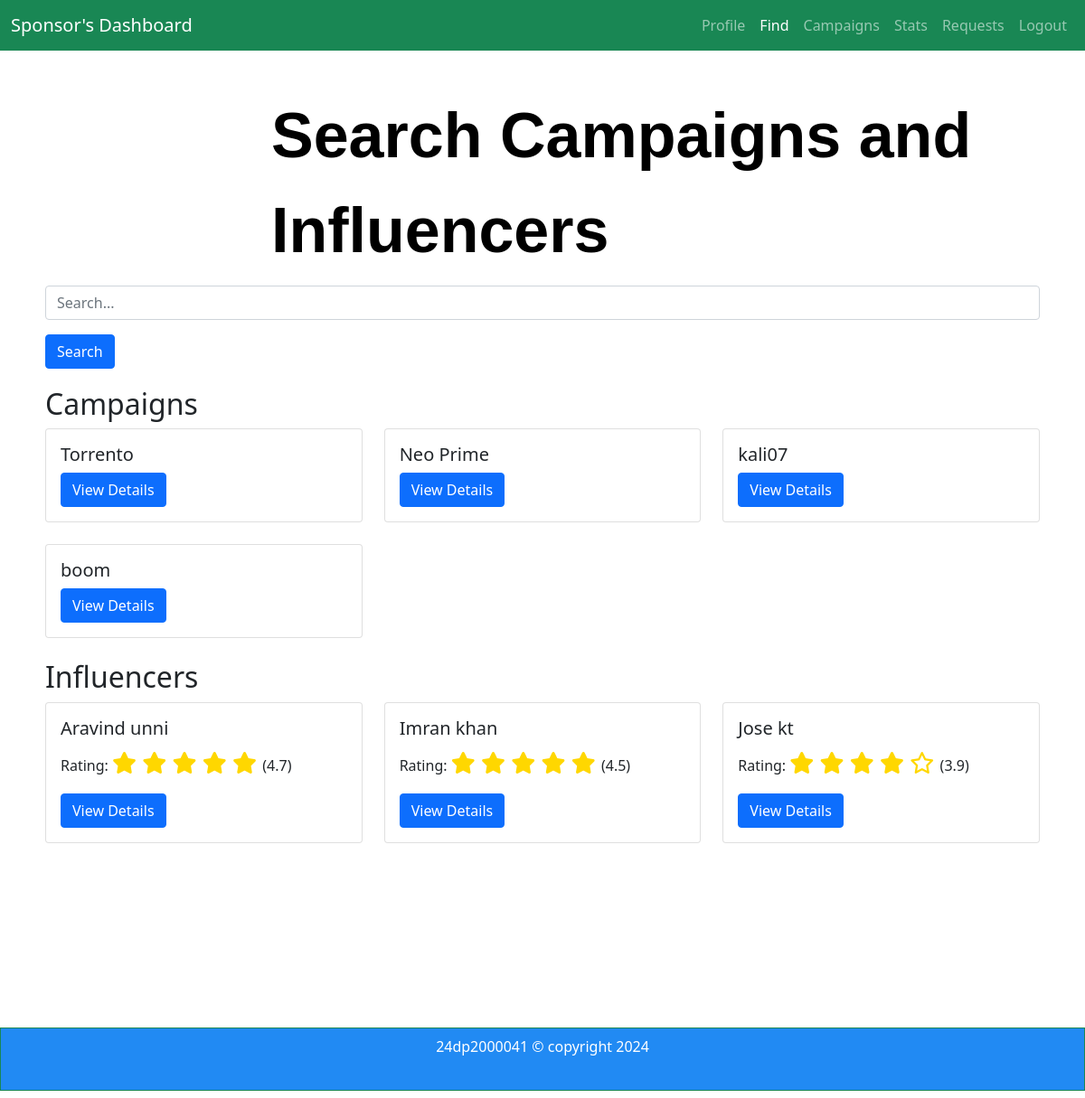
The page /find_sponsor (signed in) on the database as committed earlier.
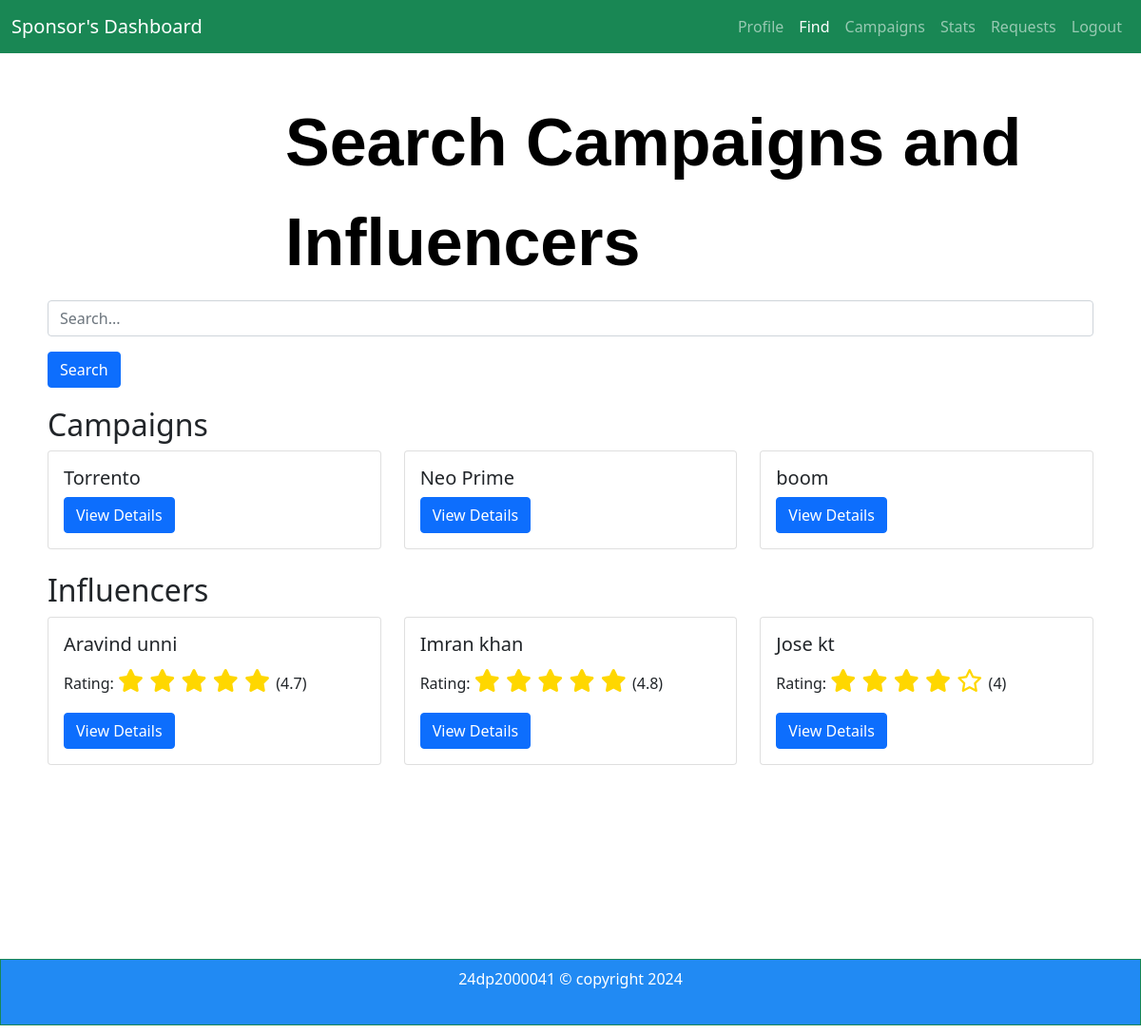
The same page on the database as committed later.
### app.py (models this page shows, shortened)
class Campaign(db.Model):
    id = db.Column(db.Integer, primary_key=True, autoincrement=True)
    name = db.Column(db.String(64), index=True)
    description = db.Column(db.String(256))
    start_date = db.Column(db.Date)
    end_date = db.Column(db.Date)
    budget = db.Column(db.Float)
    visibility = db.Column(db.String(64))
    goals = db.Column(db.String(256))
    sponsor_id = db.Column(db.Integer, db.ForeignKey('user.id'))

class User(db.Model, UserMixin):
    id = db.Column(db.Integer, primary_key=True)
    fname = db.Column(db.String(50), nullable=False)
    lname = db.Column(db.String(50), nullable=False)
    email = db.Column(db.String(100), unique=True, nullable=False)
    password = db.Column(db.String(200), nullable=False)
    category = db.Column(db.String(50), nullable=False)
    role = db.Column(db.String(50), nullable=False)
    info = db.Column(db.Text, nullable=True)
    profile_pic = db.Column(db.String(100), default='default.jpeg')
    rating = db.Column(db.Integer)
    earnings = db.Column(db.Float)
    @property
    def is_active(self):
        return True

### app.py (the view)
@app.route('/find_sponsor', methods=['GET', 'POST'])
@login_required
def find_sponsor():
    search_query = request.args.get('search', '')
    if search_query:
        campaigns = Campaign.query.filter(
            Campaign.name.ilike(f'%{search_query}%') |
            Campaign.description.ilike(f'%{search_query}%')
        ).all()
        influencers = User.query.filter(
            (User.fname.ilike(f'%{search_query}%')) |
            (User.lname.ilike(f'%{search_query}%')) |
            (User.email.ilike(f'%{search_query}%'))
        ).filter(User.role == 'influencer').all()
    else:
        campaigns = Campaign.query.filter_by(sponsor_id=current_user.id).all()
        influencers = User.query.filter(User.role == 'influencer').all()
    return render_template('find_sponsor.html', campaigns=campaigns, influencers=influencers)

### app.py (called while the page is built)
@login_manager.user_loader
def load_user(user_id):
    return User.query.get(int(user_id))

### templates/find_sponsor.html (shortened to what this page needs)
<!DOCTYPE html>
<html lang="en">
<head>
    <link href="https://cdn.jsdelivr.net/npm/bootstrap@5.0.2/dist/css/bootstrap.min.css" rel="stylesheet">
</head>
<body>
    <nav class="navbar navbar-expand-sm bg-success navbar-dark fixed-top" id="navi">
        <div class="container-fluid">
            <a class="navbar-brand" href="#">Sponsor's Dashboard</a>
            <ul class="navbar-nav ml-auto">
                <div class="collapse navbar-collapse justify-content-end" id="navbarNavDropdown">
                    <ul class="navbar-nav">
                        <li class="nav-item">
                            <a class="nav-link" href="/sponsor_dashboard">Profile</a>
                        </li>
                        <li class="nav-item">
                            <a class="nav-link active" href="/find_sponsor">Find</a>
                        </li>
                        <li class="nav-item">
                            <a class="nav-link" href="/campaigns">Campaigns</a>
                        </li>
                        <li class="nav-item">
                            <a class="nav-link" href="/stats_sponsor">Stats</a>
                        </li>
                        <li class="nav-item">
                            <a class="nav-link" aria-current="page" href="/request_s">Requests</a>
                        </li>
                        <li class="nav-item">
                            <a class="nav-link" href="/logout">Logout</a>
                        </li>
                    </ul>
                </div>
            </ul>
        </div>
    </nav>
<br>
<br>
    <div class="container1">
        <div class="search-form">
            <form method="GET" action="{{ url_for('find_sponsor') }}">
                <div class="mb-3">
                    <label for="search" class="form-label" id="sp">Search Campaigns and Influencers</label>
                    <input type="text" class="form-control" id="search" name="search" placeholder="Search..." required>
                </div>
                <button type="submit" class="btn btn-primary">Search</button>
            </form>
        </div>
        <h2>Campaigns</h2>
        <div class="row">
            {% for campaign in campaigns %}
            <div class="col-md-4">
                <div class="card mb-4">
                    <div class="card-body">
                        <h5 class="card-title">{{ campaign.name }}</h5>
                        <button type="button" class="btn btn-primary" data-bs-toggle="modal" data-bs-target="#campaignModal{{ campaign.id }}">
                            View Details
                        </button>
                    </div>
                </div>
            </div>
            {% endfor %}
        </div>
        <h2>Influencers</h2>
        <div class="row">
            {% for influencer in influencers %}
            <div class="col-md-4">
                <div class="card mb-4">
                    <div class="card-body">
                        <h5 class="card-title">{{ influencer.fname }} {{ influencer.lname }}</h5>
                        <p>Rating: <span class="star-rating">
                            {% set rating = influencer.rating if influencer.rating is not none else 0 %}
                            {% for i in range(5) %}
                                {% if i < rating %}
                                    <i class="fas fa-star"></i>
                                {% else %}
                                    <i class="far fa-star"></i>
                                {% endif %}
                            {% endfor %}
                        </span> ({{ rating }})</p>
                        <button type="button" class="btn btn-primary" data-bs-toggle="modal" data-bs-target="#influencerModal{{ influencer.id }}">
                            View Details
                        </button>
                    </div>
                </div>
            </div>
            {% endfor %}
        </div>
    </div>
    <div id="footer">
        <div class="border border-success p-2 mb-2" id="kaal">
                      24dp2000041 © copyright 2024
        </div>
</body>
</html>

Rows that differ between the two databases and show on the page:
removed Campaign: name "kali07"
changed User "Imran": rating "4.5" → "4.8"
changed User "Jose": rating "3.9" → "4"
